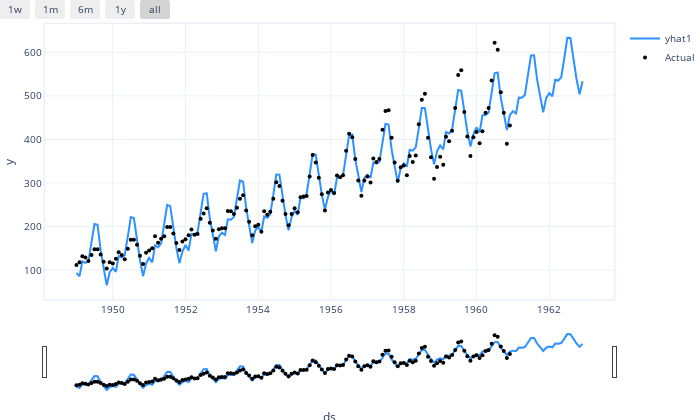

The notebook cell saved with this chart:
### Code cell
model.plot(pd.concat([_pred,pred_future]))

### Figure 1 — Plotly figure (JSON) as saved in the notebook; plotly's stock layout.template omitted (floating-point values rounded to 4 significant figures; data arrays with more than 128 entries replaced by an {"elided": "..."} marker saying what was removed)
{"data": [{"fill": "none", "line": {"color": "rgba(45, 146, 255, 1.0)", "width": 2}, "mode": "lines", "name": "yhat1", "type": "scatter", "x": {"elided": "168 str values"}, "y": {"elided": "168 float values"}}, {"marker": {"color": "black", "size": 4}, "mode": "markers", "name": "Actual", "type": "scatter", "x": {"elided": "168 str values"}, "y": {"elided": "168 int values"}}], "layout": {"autosize": true, "font": {"size": 10}, "height": 420, "hovermode": "x unified", "margin": {"b": 0, "l": 0, "pad": 0, "r": 10, "t": 10}, "showlegend": true, "title": {"font": {"size": 12}}, "width": 700, "xaxis": {"linewidth": 1.5, "mirror": true, "rangeselector": {"buttons": [{"count": 7, "label": "1w", "step": "day", "stepmode": "backward"}, {"count": 1, "label": "1m", "step": "month", "stepmode": "backward"}, {"count": 6, "label": "6m", "step": "month", "stepmode": "backward"}, {"count": 1, "label": "1y", "step": "year", "stepmode": "backward"}, {"step": "all"}]}, "rangeslider": {"visible": true}, "showline": true, "title": {"text": "ds"}, "type": "date"}, "yaxis": {"linewidth": 1.5, "mirror": true, "showline": true, "title": {"text": "y"}}}}
